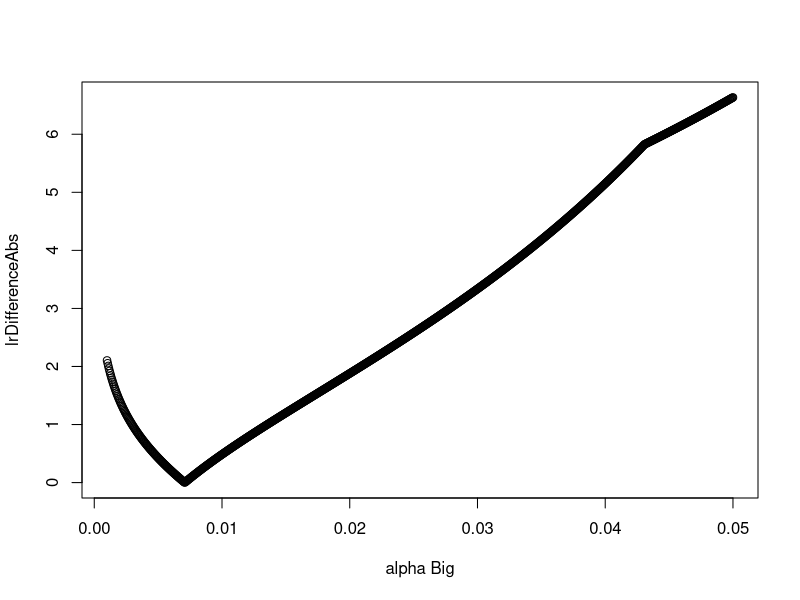

Write the R code that produced this figure. (Note: this script raises an error after producing the figure.)
## ---- chunk 1
knitr::opts_chunk$set(echo = FALSE)
## ---- chunk 2

h0 = 0  # null
ha = 1 #  alternative hypothesis
vars = c(0.4, 3) ####    Small, and large. so power is large, Small.
alpha = 0.05
col.v1 = 'red'
col.v2 = 'darkgreen'
col.v = c(col.v1, col.v2, 'blue', 'orange')
names(col.v) = c('small', 'big', 'alpha', 'LR')
pow = function(C, M.alt=1, V) {
  1 - pnorm(C, M.alt, sqrt(V)) 
}
  lowerC = 0
  Cseq <- seq(lowerC,3,length=1000)

likelihood = function(h, v, x) {
   1 - pnorm( abs((x - h)/sqrt(v))  ) 
}
likelihood(h = 0, v = 1, x = qnorm(1-0.025))
lr = function(x, v) likelihood(h = ha, v , x ) / likelihood(h = h0, v, x )
## ---- chunk 3
  C95  = qnorm(1 - alpha, sd = sqrt(vars))
lrEqualAlpha =  lr(C95, vars)

## ---- chunk 4
Aseq<- seq(0.001, 0.05, length=1000)
lrBigValues = numeric(0)
lrSmallValues = numeric(0)
C95BigValues = numeric(0)
C95SmallValues = numeric(0)
lrDifference = function(alphaBig){
  alphaSmall = 2*alpha  - alphaBig # because they average to alpha.
  C95Big = qnorm(1 - alphaBig, sd = sqrt(max(vars)))
  C95Small = qnorm(1 - alphaSmall, sd = sqrt(min(vars)))
  C95BigValues =  append(C95BigValues, C95Big)
  C95SmallValues =  append(C95SmallValues, C95Small)
  #print(c( lr(C95Big, v = max(vars)) , lr(C95Small, v = min(vars)) ) )
  lrBig = lr(C95Big, v = max(vars)) 
  lrSmall = lr(C95Small, v = min(vars))
  lrBigValues =  append(lrBigValues, lrBig)
  lrSmallValues =  append(lrSmallValues, lrSmall)
  lrBig - lrSmall
}
lrDifferenceAbs = function(alphaBig) abs(lrDifference(alphaBig))
plot(Aseq,
     lrDifferenceAbs(Aseq) , xlab='alpha Big', ylab='lrDifferenceAbs')
optimalAlphaBig = optimize(lrDifferenceAbs, 
                           maximum = FALSE, interval = c(0, max(Aseq))) $ minimum
whichOptimal = print( which(abs(optimalAlphaBig - Aseq) < 1e-4) [1] )
optimalAlphaSmall = 2*alpha - optimalAlphaBig
C95Big =   qnorm(1 - optimalAlphaBig, sd = sqrt(max(vars)))
C95Small = qnorm(1 - optimalAlphaSmall, sd = sqrt(min(vars)))
# testthat::expect_equal(lr(C95Small, min(vars)), 
#                        lr(C95Big, max(vars)) , tolerance = 1e-3)
conditionalPowerEqualLR =   c( pow(C95Small, M.alt=1, V=vars[1]), 
                               pow(C95Big, M.alt=1, V=vars[2]) )

averagePowerEqualLR = mean(conditionalPowerEqualLR)
  
results = list(C95Small, C95Big, 
               conditionalPowerEqualLR, averagePowerEqualLR)
## ---- chunk 5
### conditional power

output$theplot = renderPlot({
  plot(Cseq, ylim=c(0,1), xlim=c(0, C95Big * 1.01),
       pow(Cseq, M.alt=0, 1), xlab='critical rejection cutoff', ylab='power',
       pch='', col=col.v1)
  lines(x=c(lowerC, C95[1]), y= c(alpha,alpha) , col='black')
  lines(x=c(lowerC, C95[2]), y= c(alpha,alpha) , col='black')
  text(x=lowerC, y=alpha, labels = paste('alpha=', alpha), adj = c(0,0), col='black') 
  points(C95, c(alpha, alpha), col=col.v, pch='C')
  #points(C95, pow(C95, M.alt=0), col=col.v, pch='C')
  pow.M.alt.1 = pow(C95, M.alt=1, V=vars)
  points(C95, pow.M.alt.1, col=col.v, pch='P')
  
  
  for(Vn in 1:2) {
    lines(Cseq, pow(Cseq, M.alt=1, V=vars[Vn]), lty=2, lwd=3, col=col.v[Vn])
    lines(x=c(lowerC, C95[Vn]), y= rep(pow.M.alt.1 [Vn], 2), col=col.v[Vn])
    lines(x=rep(C95[Vn],2), y = c(alpha, pow.M.alt.1 [Vn]), col=col.v[Vn])
    text(x=lowerC, y=pow.M.alt.1 [Vn], col=col.v[Vn],
         labels = paste('V=', vars[Vn], '  power=', 
                        signif(digits = 2, pow.M.alt.1 [Vn])), adj = c(0,0))
    
  }
  ### average
  averagePowerEqualAlpha = mean(pow.M.alt.1)
#  lines(x=c(lowerC, mean(C95)), y= rep(averagePowerEqualAlpha, 2), col=col.v[3])
  lines(rep(lowerC, 2), pow.M.alt.1, col=col.v[3])
  text(x=lowerC, y=mean(pow.M.alt.1), xpd=NA, adj = c(0,1), col=col.v[3], xpd=NA,
       labels = paste('marginal power equal alpha:', 
                      signif(digits = 6, averagePowerEqualAlpha)))

  
  points( cex=2, c(C95Small, C95Big), 
          conditionalPowerEqualLR, col=col.v[4], pch='L')
  text(x=lowerC, y=averagePowerEqualLR, xpd=NA, adj = c(0,-1), col=col.v[4], xpd=NA,
       labels = paste('marginal power equal LR:', 
                      signif(digits = 6, averagePowerEqualLR)))
  
  
  legend(x='topright', 
         legend=c(paste('Variance=', vars[1]), 
                  paste('Variance=', vars[2]), 
                  'equal alpha',
                  'equal LR'
         ), 
         text.col =  col.v
  )
})

output$likrat = renderPlot({
  plot(c(C95SmallValues, C95BigValues), 
       )
})
plotOutput('theplot')
